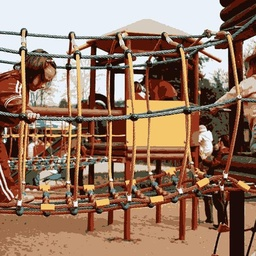
#> input picture image/image_clustered_10.jpg, 256 x 256 px, shrunk from 512 x 512 before the run; its folder holds only this picture in this run
$ python main.py --image image/image_clustered_10.jpg
#> lines starting #> are read from the running program, lines starting #| are printed output that depends on the picture; long printed decimals are rounded
### utils.py
from matplotlib import pyplot as plt
import numpy as np

def get_image(image_path):
    image = plt.imread(image_path)
    return image/255.0


# [4 lines left out: function show_image, not called in this run]

def save_image(image, image_path):
    plt.imsave(image_path, image)


def error(original_image: np.ndarray, clustered_image: np.ndarray) -> float:
    # Returns the Mean Squared Error between the original image and the clustered image
    return np.mean((original_image - clustered_image) ** 2)

### model.py
import numpy as np

class KMeans:
    def __init__(self, k: int, epsilon: float = 1e-6) -> None:
        self.num_clusters = k
        self.cluster_centers = None
        self.epsilon = epsilon

    def _assign_labels(self, X: np.ndarray) -> np.ndarray:
        # Computes distance of each point to each cluster center and assigns the nearest one
        distances = np.linalg.norm(X[:, np.newaxis] - self.cluster_centers, axis=2)
        return np.argmin(distances, axis=1)

    def fit(self, X: np.ndarray, max_iter: int = 100) -> None:
        # Initialize cluster centers
        # Using K-Means++ to avoid the case where none of the pixels are assigned to some
        # of the clusters, which in turn will result in a division by zero error
        self.cluster_centers = self.kmeans_plus_plus_init(X)

        for _ in range(max_iter):
            # Assign each sample to the closest prototype
            labels = self._assign_labels(X)

            # Store the current cluser centers to check for convergence later
            old_centers = np.copy(self.cluster_centers)

            # Update the cluster centers by taking the mean of all points assigned to each cluster
            for i in range(self.num_clusters):
                cluster_points = X[labels == i]
                if len(cluster_points) > 0:
                    self.cluster_centers[i] = np.mean(cluster_points, axis=0)

            # Check for convergence
            if np.linalg.norm(self.cluster_centers - old_centers) < self.epsilon:
                break


    def predict(self, X: np.ndarray) -> np.ndarray:
        return self._assign_labels(X)

    def fit_predict(self, X: np.ndarray, max_iter: int = 100) -> np.ndarray:
        self.fit(X, max_iter)
        return self.predict(X)

    def replace_with_cluster_centers(self, X: np.ndarray) -> np.ndarray:
        # Replace each point in X with it's closest cluster center
        labels = self.predict(X)
        return self.cluster_centers[labels]

    def kmeans_plus_plus_init(self, X: np.ndarray) -> np.ndarray:
        # Initialize cluster centers using K-Means++
        n_samples, _ = X.shape
        centers = np.zeros((self.num_clusters, X.shape[1]))

        # Choose the first center randomly
        centers[0] = X[np.random.randint(n_samples)]

        # For each remaining center, pick the point with the highest probability of being far away from the existing centers
        for i in range(1, self.num_clusters):
            distances = np.min(np.linalg.norm(X[:, np.newaxis] - centers[:i], axis=2), axis=1)
            # Pick the next center based on the probability distribution proportional to the squared distances
            probabilities = distances**2
            probabilities /= np.sum(probabilities)
            next_center_idx = np.random.choice(n_samples, p=probabilities)
            centers[i] = X[next_center_idx]

        return centers

### main.py
import argparse
from model import KMeans
from utils import get_image, show_image, save_image, error


def main():
    # Parse command line arguments
    parser = argparse.ArgumentParser(description='K-Means Clustering on Image')
    parser.add_argument('--num_clusters', type=int, default=50, help='Number of clusters for K-Means')
    parser.add_argument('--image', type=str, default='image/input_image.jpg')
    args = parser.parse_args()

    # get image
    original_image = get_image(args.image)
#> in get_image, image is the input picture: shape (256, 256, 3); mean R, G, B 149.4, 118.6, 99.5
    img_shape = original_image.shape
#> img_shape = (256, 256, 3)

    # reshape image
    image = original_image.reshape(original_image.shape[0] * original_image.shape[1], original_image.shape[2])

    # create model
    kmeans = KMeans(args.num_clusters)

    # fit model
    kmeans.fit(image)
#> the loop in kmeans_plus_plus_init, `for i in range(1, self.num_clusters):` made 49 passes
#> next_center_idx on passes 1 to 12: 40867, 61475, 51529, 51813, 41971, 27495, 23341, 8933, 20724, 34605, 50343, 33058
#> after the loop in kmeans_plus_plus_init, `for i in range(1, self.num_clusters):`: centers = 50 rows, first 8: [0.918, 0.945, 0.976], [0.318, 0.0902, 0.0471], [0.714, 0.541, 0.404], [0.808, 0.635, 0.537], [0.957, 0.8, 0.416], [0.329, 0.173, 0.125], [0.11, 0.0118, 0], [0.639, 0.565, 0.498]
#> in fit, `self.cluster_centers = self.kmeans_plus_plus_init(X)`: self.cluster_centers has the same summary as centers in kmeans_plus_plus_init
#> after the loop in fit, `for _ in range(max_iter):`: self.cluster_centers = 50 rows, first 8: [0.919, 0.945, 0.974], [0.292, 0.115, 0.066], [0.706, 0.52, 0.393], [0.775, 0.657, 0.567], [0.955, 0.777, 0.429], [0.339, 0.192, 0.123], [0.0998, 0.0236, 0.00466], [0.609, 0.518, 0.441]

    # replace each pixel with its closest cluster center
    image = kmeans.replace_with_cluster_centers(image)

    # reshape image
    image_clustered = image.reshape(img_shape)

    # Print the error
    print('MSE:', error(original_image, image_clustered))
#| MSE: 0.0004303

    # show/save image
    # show_image(image)
    save_image(image_clustered, f'image/image_clustered_{args.num_clusters}.jpg')
#> in save_image, `plt.imsave(image_path, image)`:
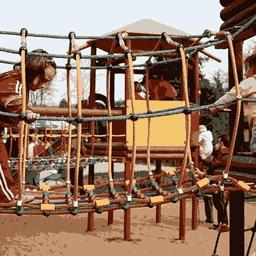
#> saved as image_clustered_50.jpg: shape (256, 256, 3); mean R, G, B 148.9, 118.3, 99.6

if __name__ == '__main__':
    main()
